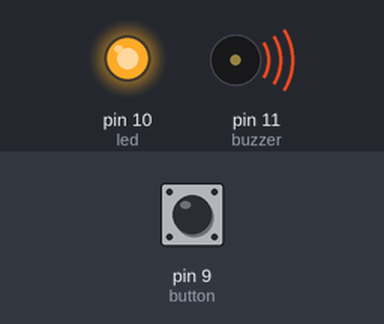
This sketch was run on a simulated Arduino Uno, built with avr-gcc and run on an emulated ATmega328P. Shown: output pins drawn as LEDs (lit = HIGH), buzzer (waves = sounding, pin HIGH). Inputs (shaded band) come from the test bench; at power-on: pin 9 (button) HIGH.

Above: at 0.3 s.
Timing chart, 0 to 1.8 s (numbered marks = the images above):
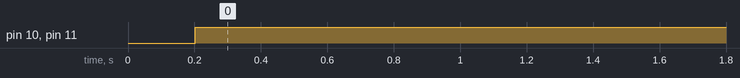

The sketch:

sc1.ino
```cpp
// Wiring code generated from an ArduinoML model
// Application name: sc1

long debounce = 200;

enum STATE {on, off};
STATE currentState = off;

boolean buttonBounceGuard = false;
long buttonLastDebounceTime = 0;

void setup(){
  pinMode(9, INPUT);  // button [Sensor]
  pinMode(10, OUTPUT); // led [Actuator]
  pinMode(11, OUTPUT); // buzzer [Actuator]
}

void loop() {
	switch(currentState){
		case on:
			digitalWrite(10,HIGH);
			digitalWrite(11,HIGH);
			buttonBounceGuard = millis() - buttonLastDebounceTime > debounce;
			if((digitalRead(9) == LOW && buttonBounceGuard)) {
				buttonLastDebounceTime = millis();
				currentState = off;
			}
		break;
		case off:
			digitalWrite(10,LOW);
			digitalWrite(11,LOW);
			buttonBounceGuard = millis() - buttonLastDebounceTime > debounce;
			if((digitalRead(9) == HIGH && buttonBounceGuard)) {
				buttonLastDebounceTime = millis();
				currentState = on;
			}
		break;
	}
}
```

Measured:
- by itself, pin 10 (led), pin 11 (buzzer): LOW → HIGH at 0.20 s
